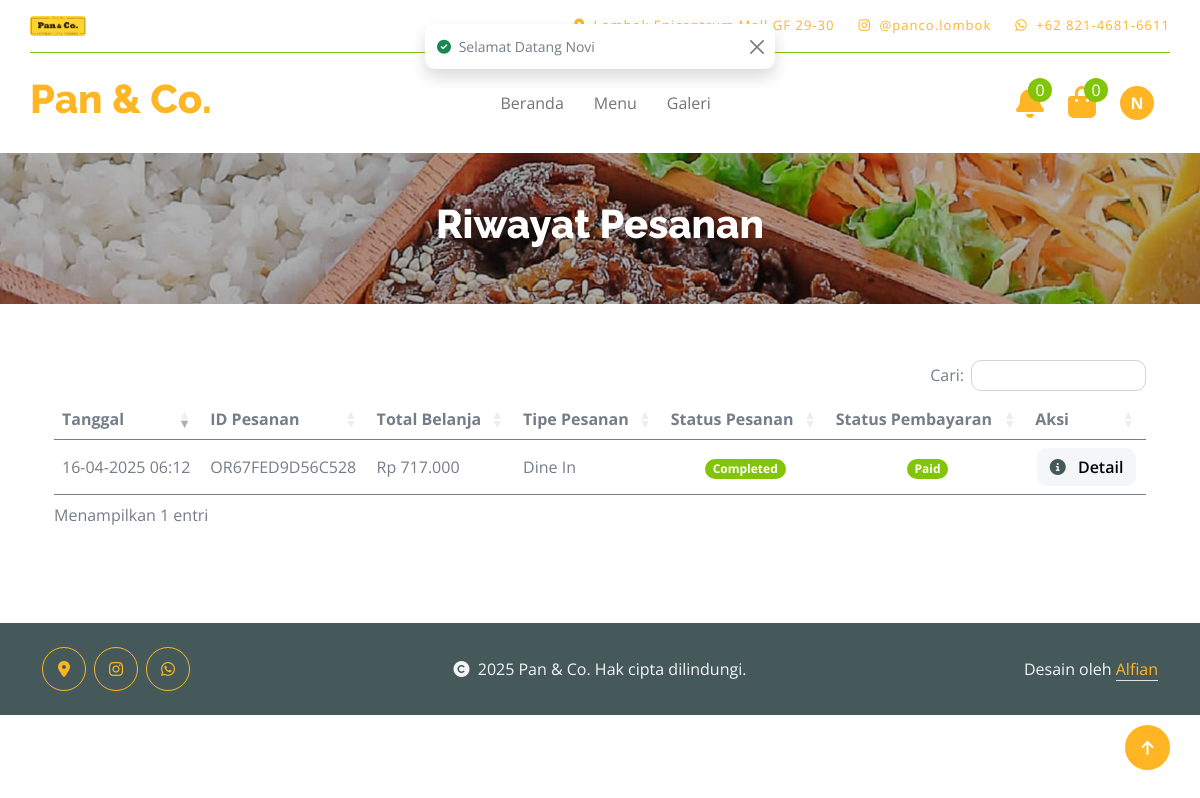
Screenshot of /user/order.php (signed in) with the database file from the repository.
### tables this page shows
CREATE TABLE `pembayaran` (
  `id_pembayaran` char(15) NOT NULL,
  `id_pesanan` char(15) DEFAULT NULL,
  `id_user` char(13) DEFAULT NULL,
  `tanggal` datetime DEFAULT NULL,
  `metode_pembayaran` enum('','Cash','Debit Card','QRIS') NOT NULL,
  `jumlah_pembayaran` bigint DEFAULT NULL,
  `status` enum('Unpaid','Paid','Rejected') NOT NULL
);

CREATE TABLE `pesanan` (
  `id_pesanan` char(15) NOT NULL,
  `id_user` char(13) DEFAULT NULL,
  `tanggal` datetime DEFAULT NULL,
  `tipe_pesanan` enum('Dine In','Takeaway') NOT NULL,
  `nomor_meja` char(7) DEFAULT NULL,
  `total_pembayaran` bigint DEFAULT NULL,
  `status` enum('Pending','Confirmed','In Progress','Completed','Cancelled') NOT NULL
);

### config/config.php (called while the page is built, shortened)
<?php
$base_url = 'http://localhost/restaurant-order-system';
function base_url($path = '')
{
    global $base_url;
    return rtrim($base_url, '/') . '/' . ltrim($path, '/');
}

### user/order.php (the view, shortened to what this page needs)
<?php
include('../config/config.php');
$title = 'Riwayat Pesanan';
?>
<div class="container-fluid page-header py-5">
    <h1 class="text-center text-white display-6"><?= $title; ?></h1>
</div>
<div class="container-fluid py-5">
    <div class="container">
        <?php
        $id_user = $_SESSION['id_user'];
        $sql_pesanan = "SELECT pesanan.*, pembayaran.status AS status_pembayaran
                        FROM pesanan
                        INNER JOIN pembayaran ON pesanan.id_pesanan = pembayaran.id_pesanan
                        WHERE pesanan.id_user = '$id_user'
                        ORDER BY pesanan.tanggal DESC";
        $query_pesanan = mysqli_query($koneksi, $sql_pesanan);
        if (mysqli_num_rows($query_pesanan) > 0):
        ?>
            <div class="table-responsive">
                <table class="table table-lg table-hover w-100" id="myTable" style="white-space: nowrap !important;">
                    <thead>
                        <tr>
                            <th scope="col" class="text-start">Tanggal</th>
                            <th scope="col">ID Pesanan</th>
                            <th scope="col">Total Belanja</th>
                            <th scope="col">Tipe Pesanan</th>
                            <th scope="col">Status Pesanan</th>
                            <th scope="col">Status Pembayaran</th>
                            <th scope="col">Aksi</th>
                        </tr>
                    </thead>
                    <tbody>
                        <?php while ($data_pesanan = mysqli_fetch_array($query_pesanan)): ?>
                            <tr class="align-middle">
                                <td class="text-start">
                                    <?= date('d-m-Y H:i', strtotime($data_pesanan['tanggal'])); ?>
                                </td>
                                <td>
                                    <?= $data_pesanan['id_pesanan']; ?>
                                </td>
                                <td>
                                    <?= 'Rp ' . number_format($data_pesanan['total_pembayaran'], 0, ',', '.'); ?>
                                </td>
                                <td>
                                    <?= $data_pesanan['tipe_pesanan']; ?>
                                </td>
                                <td class="text-center">
                                    <?php if ($data_pesanan['status'] == 'Pending'): ?>
                                        <span class="badge bg-warning">Pending</span>
                                    <?php elseif ($data_pesanan['status'] == 'Confirmed'): ?>
                                        <span class="badge bg-success">Confirmed</span>
                                    <?php elseif ($data_pesanan['status'] == 'In Progress'): ?>
                                        <span class="badge bg-info">In Progress</span>
                                    <?php elseif ($data_pesanan['status'] == 'Completed'): ?>
                                        <span class="badge bg-primary">Completed</span>
                                    <?php elseif ($data_pesanan['status'] == 'Cancelled'): ?>
                                        <span class="badge bg-danger">Cancelled</span>
                                    <?php endif; ?>
                                </td>
                                <td class="text-center">
                                    <?php if ($data_pesanan['status_pembayaran'] == 'Unpaid'): ?>
                                        <span class="badge bg-danger">Unpaid</span>
                                    <?php elseif ($data_pesanan['status_pembayaran'] == 'Paid'): ?>
                                        <span class="badge bg-primary">Paid</span>
                                    <?php elseif ($data_pesanan['status_pembayaran'] == 'Rejected'): ?>
                                        <span class="badge bg-danger">Rejected</span>
                                    <?php endif; ?>
                                </td>
                                <td>
                                    <div class="d-flex justify-content-center gap-2">
                                        <a href="<?= base_url('user/order-detail.php?order-id=' . $data_pesanan['id_pesanan']); ?>" class="btn btn-light">
                                            <i class="fas fa-info-circle text-dark me-2"></i> Detail
                                        </a>
                                    </div>
                                </td>
                            </tr>
                        <?php endwhile ?>
                    </tbody>
                </table>
            </div>
        <?php
        else:
            include('components/empty-cart.php');
        endif;
        ?>
    </div>
</div>
<?php
include('layout.php');
?>

### assets/user/css/style.css (style rules this page uses)
.btn { font-weight: 600; transition: .5s; }
.page-header { position: relative; background: linear-gradient(rgba(0, 0, 0, 0.3), rgba(0, 0, 0, 0.3)), url(../img/page-header-img.jpg); background-position: center center; background-repeat: no-repeat; background-size: cover; }
@media (min-width: 992px) { .hero-header, .page-header { margin-top: 152px !important; } }

### rows the page displays
pembayaran: id_pesanan.tanggal "16-04-2025 06:12", id_pesanan.id_pesanan "OR67FED9D56C528", id_pesanan.total_pembayaran "717.000", id_pesanan.tipe_pesanan "Dine In", status "Paid"

### other values shown
$data_item "0"
substr($_SESSION['nama_lengkap'], 0, 1) "N"
$title "Riwayat Pesanan"
$_SESSION['toast-success'] "Selamat Datang Novi"
